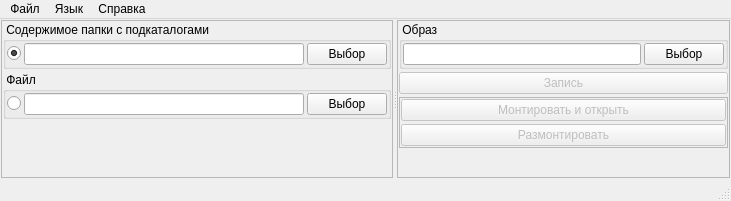
<?xml version="1.0" encoding="UTF-8"?>
<ui version="4.0">
 <class>MainWindow</class>
 <widget class="QMainWindow" name="MainWindow">
  <property name="geometry">
   <rect>
    <x>0</x>
    <y>0</y>
    <width>731</width>
    <height>201</height>
   </rect>
  </property>
  <property name="sizePolicy">
   <sizepolicy hsizetype="Preferred" vsizetype="Preferred">
    <horstretch>0</horstretch>
    <verstretch>0</verstretch>
   </sizepolicy>
  </property>
  <property name="minimumSize">
   <size>
    <width>0</width>
    <height>0</height>
   </size>
  </property>
  <property name="maximumSize">
   <size>
    <width>16777215</width>
    <height>16777215</height>
   </size>
  </property>
  <property name="windowTitle">
   <string>BinInjector</string>
  </property>
  <property name="windowIcon">
   <iconset resource="resources.qrc">
    <normaloff>:/icons/bininjector.png</normaloff>:/icons/bininjector.png</iconset>
  </property>
  <widget class="QWidget" name="centralwidget">
   <layout class="QHBoxLayout" name="horizontalLayout">
    <property name="spacing">
     <number>3</number>
    </property>
    <property name="leftMargin">
     <number>1</number>
    </property>
    <property name="topMargin">
     <number>1</number>
    </property>
    <property name="rightMargin">
     <number>1</number>
    </property>
    <property name="bottomMargin">
     <number>1</number>
    </property>
    <item>
     <widget class="QSplitter" name="splitter">
      <property name="orientation">
       <enum>Qt::Horizontal</enum>
      </property>
      <widget class="QFrame" name="frame_Files">
       <property name="frameShape">
        <enum>QFrame::StyledPanel</enum>
       </property>
       <property name="frameShadow">
        <enum>QFrame::Raised</enum>
       </property>
       <layout class="QVBoxLayout" name="verticalLayout">
        <property name="spacing">
         <number>3</number>
        </property>
        <property name="leftMargin">
         <number>1</number>
        </property>
        <property name="topMargin">
         <number>1</number>
        </property>
        <property name="rightMargin">
         <number>1</number>
        </property>
        <property name="bottomMargin">
         <number>1</number>
        </property>
        <item>
         <widget class="QGroupBox" name="groupBox_Folder">
          <property name="title">
           <string> Содержимое папки с подкаталогами</string>
          </property>
          <layout class="QHBoxLayout" name="horizontalLayout_2">
           <property name="spacing">
            <number>3</number>
           </property>
           <property name="leftMargin">
            <number>1</number>
           </property>
           <property name="topMargin">
            <number>1</number>
           </property>
           <property name="rightMargin">
            <number>1</number>
           </property>
           <property name="bottomMargin">
            <number>1</number>
           </property>
           <item>
            <widget class="QRadioButton" name="radioButton_Folder">
             <property name="text">
              <string/>
             </property>
             <property name="checkable">
              <bool>true</bool>
             </property>
             <property name="checked">
              <bool>true</bool>
             </property>
             <property name="autoExclusive">
              <bool>false</bool>
             </property>
            </widget>
           </item>
           <item>
            <widget class="QLineEdit" name="lineEdit_Folder">
             <property name="focusPolicy">
              <enum>Qt::ClickFocus</enum>
             </property>
            </widget>
           </item>
           <item>
            <widget class="QPushButton" name="pushButton_Sel_Folder">
             <property name="focusPolicy">
              <enum>Qt::ClickFocus</enum>
             </property>
             <property name="text">
              <string>Выбор</string>
             </property>
            </widget>
           </item>
          </layout>
         </widget>
        </item>
        <item>
         <widget class="QGroupBox" name="groupBox_Single">
          <property name="title">
           <string> Файл</string>
          </property>
          <layout class="QHBoxLayout" name="horizontalLayout_3">
           <property name="spacing">
            <number>3</number>
           </property>
           <property name="leftMargin">
            <number>1</number>
           </property>
           <property name="topMargin">
            <number>1</number>
           </property>
           <property name="rightMargin">
            <number>1</number>
           </property>
           <property name="bottomMargin">
            <number>1</number>
           </property>
           <item>
            <widget class="QRadioButton" name="radioButton_Single">
             <property name="text">
              <string/>
             </property>
             <property name="checkable">
              <bool>true</bool>
             </property>
             <property name="autoExclusive">
              <bool>false</bool>
             </property>
            </widget>
           </item>
           <item>
            <widget class="QLineEdit" name="lineEdit_Single">
             <property name="focusPolicy">
              <enum>Qt::ClickFocus</enum>
             </property>
            </widget>
           </item>
           <item>
            <widget class="QPushButton" name="pushButton_Sel_Single">
             <property name="focusPolicy">
              <enum>Qt::ClickFocus</enum>
             </property>
             <property name="text">
              <string>Выбор</string>
             </property>
            </widget>
           </item>
          </layout>
         </widget>
        </item>
        <item>
         <spacer name="verticalSpacer_Left">
          <property name="orientation">
           <enum>Qt::Vertical</enum>
          </property>
          <property name="sizeHint" stdset="0">
           <size>
            <width>20</width>
            <height>40</height>
           </size>
          </property>
         </spacer>
        </item>
       </layout>
      </widget>
      <widget class="QFrame" name="frame_Image">
       <property name="frameShape">
        <enum>QFrame::StyledPanel</enum>
       </property>
       <property name="frameShadow">
        <enum>QFrame::Raised</enum>
       </property>
       <layout class="QVBoxLayout" name="verticalLayout_2">
        <property name="spacing">
         <number>3</number>
        </property>
        <property name="leftMargin">
         <number>1</number>
        </property>
        <property name="topMargin">
         <number>1</number>
        </property>
        <property name="rightMargin">
         <number>1</number>
        </property>
        <property name="bottomMargin">
         <number>1</number>
        </property>
        <item>
         <widget class="QGroupBox" name="groupBox_Image">
          <property name="title">
           <string> Образ</string>
          </property>
          <layout class="QHBoxLayout" name="horizontalLayout_4">
           <property name="spacing">
            <number>3</number>
           </property>
           <property name="leftMargin">
            <number>1</number>
           </property>
           <property name="topMargin">
            <number>1</number>
           </property>
           <property name="rightMargin">
            <number>1</number>
           </property>
           <property name="bottomMargin">
            <number>1</number>
           </property>
           <item>
            <widget class="QLineEdit" name="lineEdit_Image">
             <property name="focusPolicy">
              <enum>Qt::ClickFocus</enum>
             </property>
            </widget>
           </item>
           <item>
            <widget class="QPushButton" name="pushButton_Sel_Image">
             <property name="focusPolicy">
              <enum>Qt::ClickFocus</enum>
             </property>
             <property name="text">
              <string>Выбор</string>
             </property>
            </widget>
           </item>
          </layout>
         </widget>
        </item>
        <item>
         <widget class="QPushButton" name="pushButton_Send">
          <property name="enabled">
           <bool>false</bool>
          </property>
          <property name="focusPolicy">
           <enum>Qt::ClickFocus</enum>
          </property>
          <property name="text">
           <string>Запись</string>
          </property>
         </widget>
        </item>
        <item>
         <widget class="QFrame" name="frame_Manual">
          <property name="frameShape">
           <enum>QFrame::StyledPanel</enum>
          </property>
          <property name="frameShadow">
           <enum>QFrame::Raised</enum>
          </property>
          <layout class="QVBoxLayout" name="verticalLayout_3">
           <property name="spacing">
            <number>3</number>
           </property>
           <property name="leftMargin">
            <number>1</number>
           </property>
           <property name="topMargin">
            <number>1</number>
           </property>
           <property name="rightMargin">
            <number>1</number>
           </property>
           <property name="bottomMargin">
            <number>1</number>
           </property>
           <item>
            <widget class="QPushButton" name="pushButton_Open">
             <property name="enabled">
              <bool>false</bool>
             </property>
             <property name="focusPolicy">
              <enum>Qt::ClickFocus</enum>
             </property>
             <property name="text">
              <string>Монтировать и открыть</string>
             </property>
            </widget>
           </item>
           <item>
            <widget class="QPushButton" name="pushButton_Close">
             <property name="enabled">
              <bool>false</bool>
             </property>
             <property name="focusPolicy">
              <enum>Qt::ClickFocus</enum>
             </property>
             <property name="text">
              <string>Размонтировать</string>
             </property>
            </widget>
           </item>
          </layout>
         </widget>
        </item>
        <item>
         <spacer name="verticalSpacer_Right">
          <property name="orientation">
           <enum>Qt::Vertical</enum>
          </property>
          <property name="sizeHint" stdset="0">
           <size>
            <width>20</width>
            <height>40</height>
           </size>
          </property>
         </spacer>
        </item>
       </layout>
      </widget>
     </widget>
    </item>
   </layout>
  </widget>
  <widget class="QStatusBar" name="statusbar"/>
  <widget class="QMenuBar" name="menubar">
   <property name="geometry">
    <rect>
     <x>0</x>
     <y>0</y>
     <width>731</width>
     <height>22</height>
    </rect>
   </property>
   <widget class="QMenu" name="menu_File">
    <property name="title">
     <string>Файл</string>
    </property>
    <addaction name="action_Settings"/>
    <addaction name="action_Exit"/>
   </widget>
   <widget class="QMenu" name="menu_About">
    <property name="title">
     <string>Справка</string>
    </property>
    <addaction name="action_Manual"/>
    <addaction name="action_About"/>
   </widget>
   <widget class="QMenu" name="menu_Language">
    <property name="title">
     <string>Язык</string>
    </property>
    <addaction name="action_Russian"/>
    <addaction name="action_English"/>
   </widget>
   <addaction name="menu_File"/>
   <addaction name="menu_Language"/>
   <addaction name="menu_About"/>
  </widget>
  <action name="action_Settings">
   <property name="text">
    <string>Настройки</string>
   </property>
  </action>
  <action name="action_Exit">
   <property name="text">
    <string>Выход</string>
   </property>
  </action>
  <action name="action_Manual">
   <property name="text">
    <string>Описание</string>
   </property>
  </action>
  <action name="action_About">
   <property name="text">
    <string>О программе</string>
   </property>
  </action>
  <action name="action_Russian">
   <property name="checkable">
    <bool>true</bool>
   </property>
   <property name="checked">
    <bool>true</bool>
   </property>
   <property name="text">
    <string notr="true">Русский</string>
   </property>
  </action>
  <action name="action_English">
   <property name="checkable">
    <bool>true</bool>
   </property>
   <property name="text">
    <string notr="true">&amp;English</string>
   </property>
  </action>
 </widget>
 <tabstops>
  <tabstop>lineEdit_Folder</tabstop>
  <tabstop>lineEdit_Single</tabstop>
  <tabstop>lineEdit_Image</tabstop>
  <tabstop>pushButton_Sel_Folder</tabstop>
  <tabstop>pushButton_Sel_Single</tabstop>
  <tabstop>pushButton_Sel_Image</tabstop>
  <tabstop>radioButton_Folder</tabstop>
  <tabstop>radioButton_Single</tabstop>
  <tabstop>pushButton_Send</tabstop>
  <tabstop>pushButton_Open</tabstop>
  <tabstop>pushButton_Close</tabstop>
 </tabstops>
 <resources>
  <include location="resources.qrc"/>
 </resources>
 <connections>
  <connection>
   <sender>action_Exit</sender>
   <signal>triggered()</signal>
   <receiver>MainWindow</receiver>
   <slot>close()</slot>
   <hints>
    <hint type="sourcelabel">
     <x>-1</x>
     <y>-1</y>
    </hint>
    <hint type="destinationlabel">
     <x>365</x>
     <y>100</y>
    </hint>
   </hints>
  </connection>
  <connection>
   <sender>action_Russian</sender>
   <signal>triggered()</signal>
   <receiver>action_English</receiver>
   <slot>toggle()</slot>
   <hints>
    <hint type="sourcelabel">
     <x>-1</x>
     <y>-1</y>
    </hint>
    <hint type="destinationlabel">
     <x>-1</x>
     <y>-1</y>
    </hint>
   </hints>
  </connection>
  <connection>
   <sender>action_English</sender>
   <signal>triggered()</signal>
   <receiver>action_Russian</receiver>
   <slot>toggle()</slot>
   <hints>
    <hint type="sourcelabel">
     <x>-1</x>
     <y>-1</y>
    </hint>
    <hint type="destinationlabel">
     <x>-1</x>
     <y>-1</y>
    </hint>
   </hints>
  </connection>
 </connections>
</ui>
